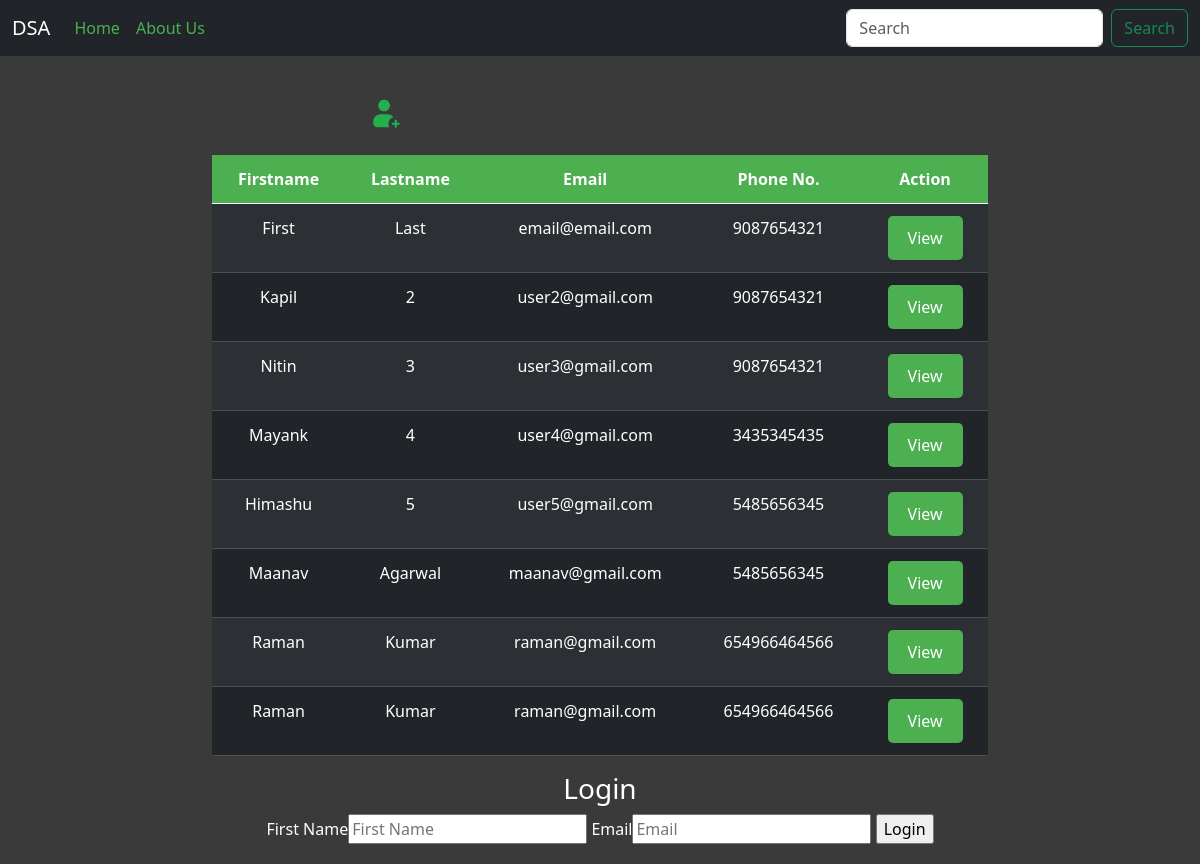
The page /dsa/ on the database as committed earlier.
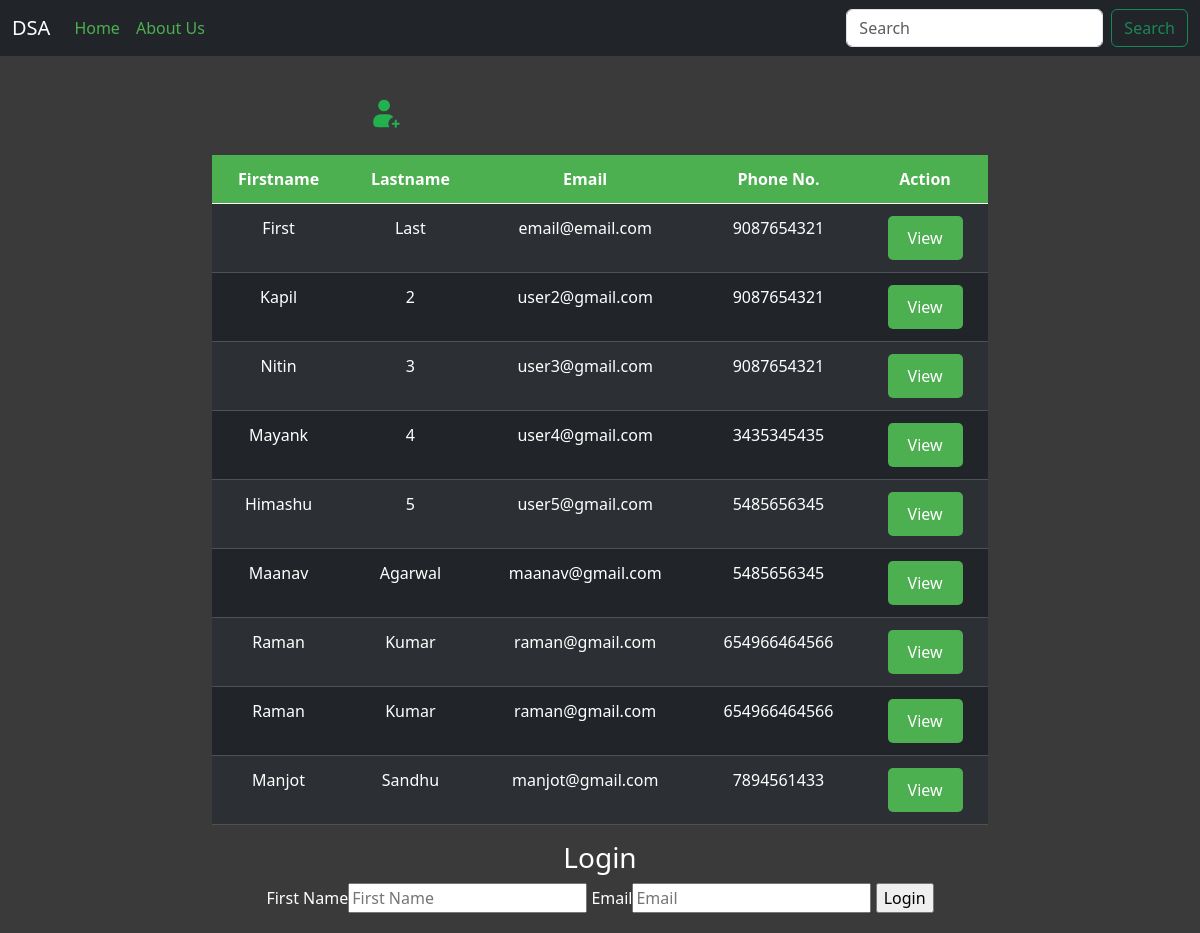
The same page on the database as committed later.
### dsa/models.py (models this page shows, shortened)
class User(models.Model):
    First = models.CharField(max_length = 50, blank = True, null = True)
    last = models.CharField(max_length = 50, blank = True, null = True)
    email = models.EmailField(blank = True, null = True)
    phone_no = models.CharField(max_length = 50, blank = True, null = True)

### dsa/views.py (the view)
# urls.py: path("", home, name="home"),
def home(request):
    user_data = User.objects.all()
    data_send = request.session.pop('data_send', False)
    success = {"context":user_data,'data_send':data_send}
    return render(request, 'home.html',success)

### dsa/template/home.html (shortened to what this page needs)
{% extends 'base.html' %}
{% load static %}
{% block content %}
  <div class="main">
    <div class="form-bg-color">
      <div class='register-new-user' id="register-new-user"><img src="{% static 'img/addnew.png' %}" class="img" alt="hehe"></div>
      <br>
    </div>
    <div class="container">
      <div class="users ">
        <table class="table table-dark table-striped text-align ">
          <thead>
            <tr class ='text-align'>
              <th class ='text-align' style="text-align:center;">Firstname</th>
              <th class ='text-align'>Lastname</th>
              <th class ='text-align'>Email</th>
              <th class ='text-align'>Phone No.</th>
              <th class ='text-align'>Action</th>
            </tr>
          </thead>
          <tbody>
            {% for user in context %}
              <tr class ='text-align'>
                <td class ='text-align  text-mod'>{{ user.First }}</td>
                <td class ='text-align text-mod'>{{ user.last }}</td>
                <td class ='text-align'>{{ user.email }}</td>
                <td class ='text-align'>{{ user.phone_no }}</td>
                <td class ='text-align'>
                  <a href="{% url 'user_pro' user.id %}">View</a>
                </td>
              </tr>
            {% endfor %}
          </tbody>
        </table>
      </div>
    </div>
    <div class="login-container" style="text-align: center;">
      <div class="login-form">
        <h3>Login</h3>
        <form action="login/" method="post">
          <label for="first">First Name</label><input type="text" name="first" placeholder="First Name">
          <label for="email">Email</label><input type="text" name="email" placeholder="Email">
          <input type="submit" value="Login">
        </form>
      </div>
    </div>
  </div>
</div>
{% endblock %}

Rows that differ between the two databases and show on the page:
added User: First "Manjot", last "Sandhu", email "manjot@gmail.com", phone_no "7894561433"
